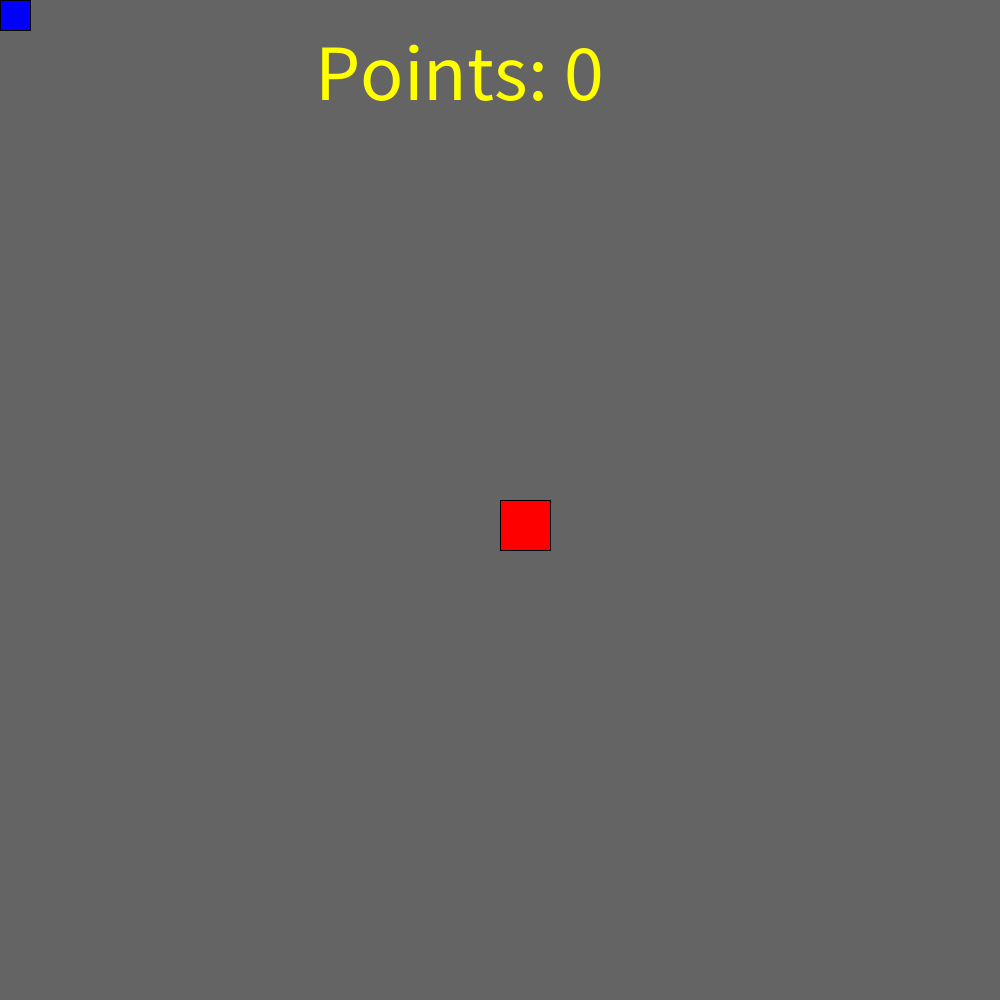
Frame 1 (no input)
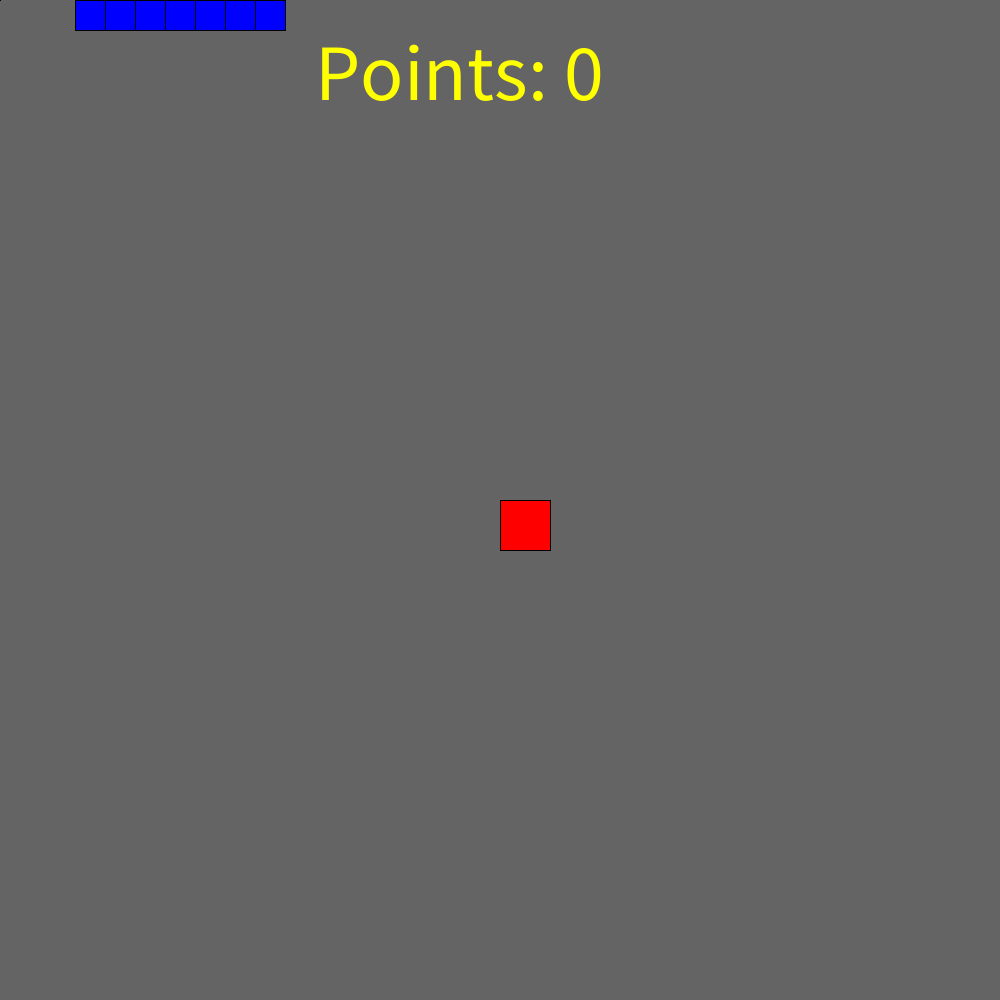
Frame 60 (the mouse pressed at the canvas centre just before this capture)
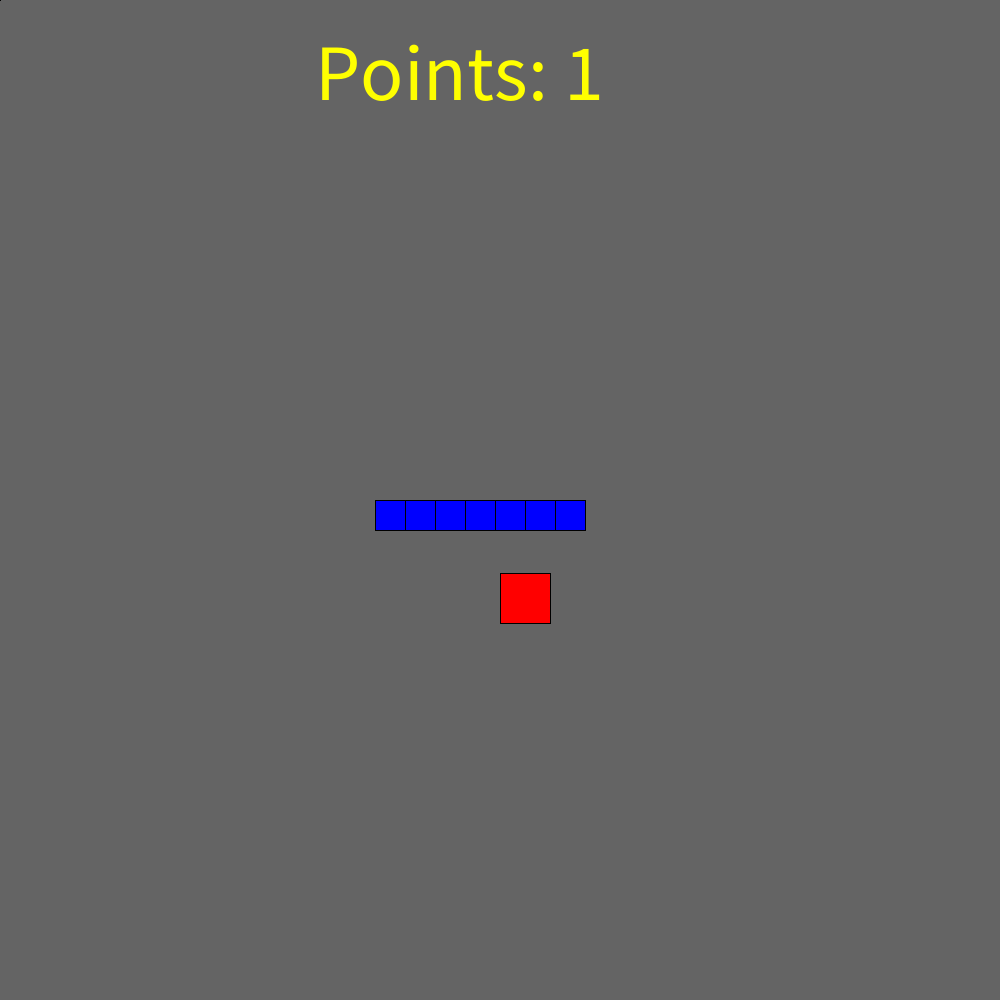
Frame 120 (the mouse held since frame 60 and released just before this capture)

The Processing sketch that drew these frames (run headless with seeded random() and noise(); from frame 60 on, the mouse is pressed at the canvas centre):

// Processing sketch: Square_Destroyer_Game
// ── Square_Destroyer_Game.pde
int a;    //head of the snake x coordinate
float b = 500;    //head of the snake y coordinate
int x = 500;    //target x coordinate
float y = 500;    //target y coordinate
int z = 0;
int x1 = -50, z1;
float y1 = -50;
 int p = 3;

void setup() {
  size(1000, 1000);
  
}


void draw() {
 
  
  if (z==3) {
    x1 = 750;
    y1 = 500;
    z1 = 0;
    fill(255, 0, 0);
    rect(x1, y1, 50, 50);
  }


  if (a>=x-5&&a<=x+5&&b<=y+50&&b>y-30) {   
    y=random(250, 750);   
    rect (x, y, 50, 50);     
    z++;
  }
  
  if (a>=x1-5&&a<=x1+5&&b<=y1+50&&b>y1-30) {   
    y1 = random(200, 800);
    rect (x1, y1, 50, 50);
    z++;
  }
      //if (a==1180&&z==b&&z>3){
      // z--; 
       //b = z;////////////////////////////game over code to reduce points//
 // } 
    
   

  b=(mouseY);    //sets y coordinate of snake to position of mouse
  if (a>=1180) {
    a=5;    //resets path on left hand side of screen once it travels out on the right
  } else {
    background (100);
    fill(0, 0, 255);
    rect(a, b, 30, 30);
    rect(a-30, b, 30, 30);
    rect(a-60, b, 30, 30);
    rect(a-90, b, 30, 30);
    rect(a-120, b, 30, 30);
    rect(a-150, b, 30, 30);
    rect(a-180, b, 30, 30);    //drawing of the snake on the screen and its tail
    a+=25;      //adds to a value of snake to have it travel to the right
  }
  fill(255, 0, 0);
  rect(x, y, 50, 50);     //re draws box #1 on screen every time draw function resets.


  fill(255, 0, 0);
  rect(x1, y1, 50, 50);  

  textSize(80);
  fill(255, 255, 0);
  text("Points: "+z, 315, 100);     //re-displays score on top of screen
}
